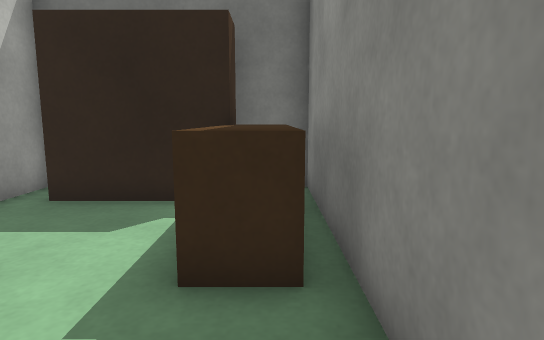
[1] (above)

21 first-person views from a walk through a world built for the Gazebo simulator. The camera is 0.79 m above the floor, tilts 8° down and sees 75° across. The floor is counted in squares, 0.5 m on a side. Each view is taken from the middle of a square. On the plan, view 1 faces up. The plan holds only what a view shows up to about 16 squares ahead; the rest is blank.

[2]
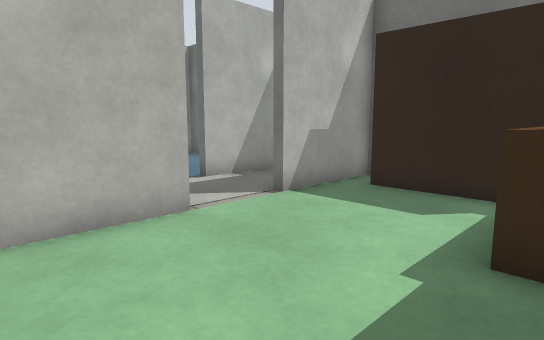

[3]
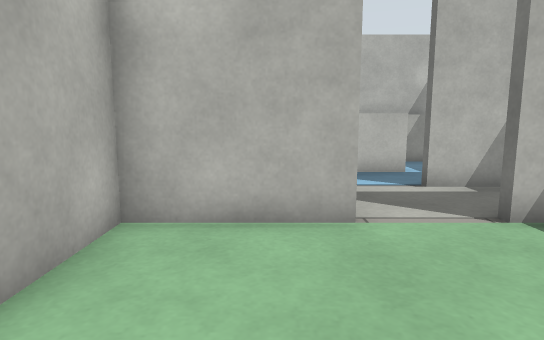

[4]
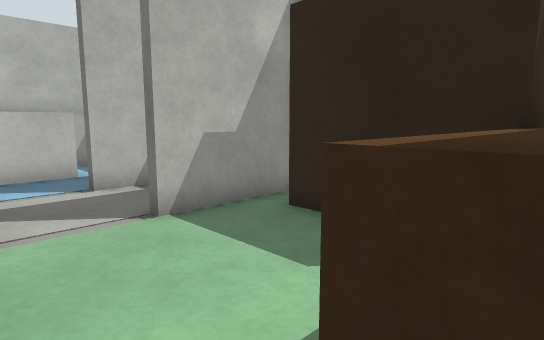

[5]
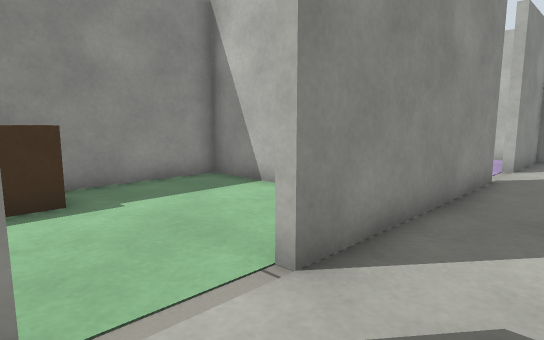

[6]
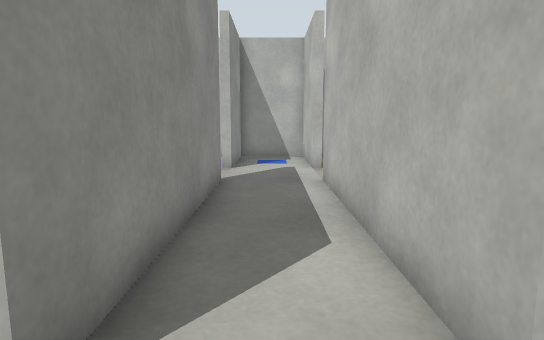

[7]
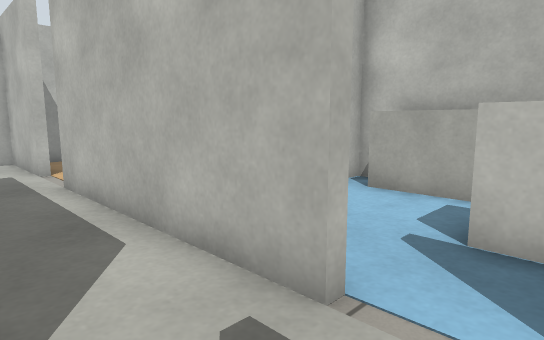

[8]
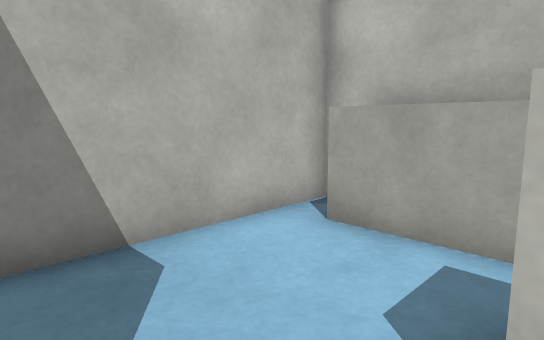

[9]
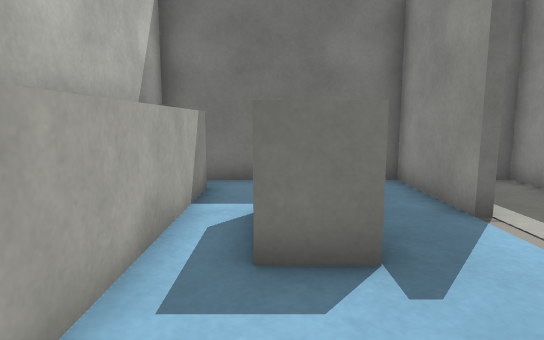

[10]
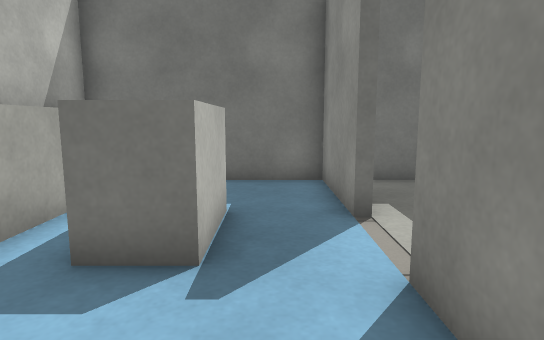

[11]
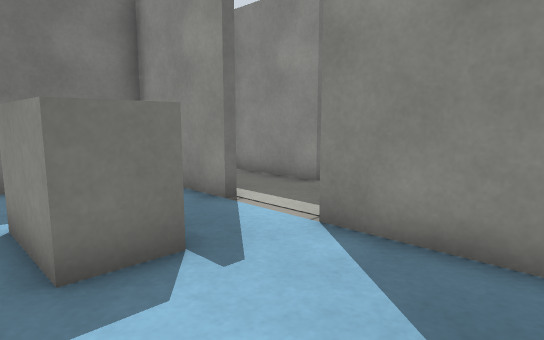

[12]
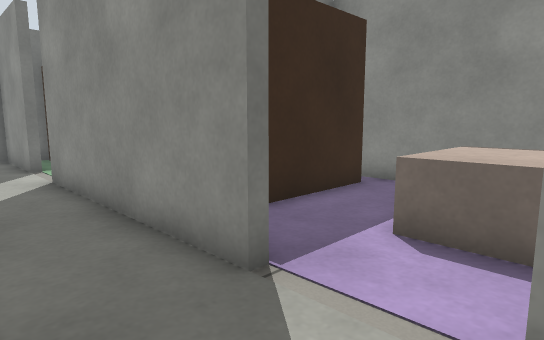

[13]
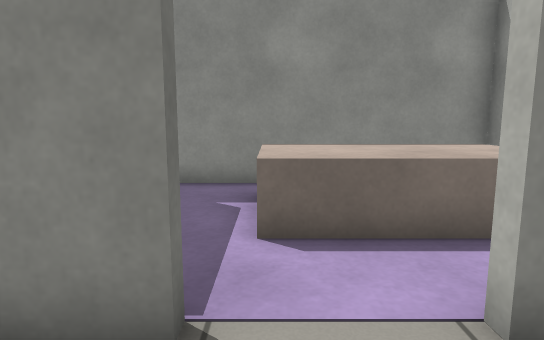

[14]
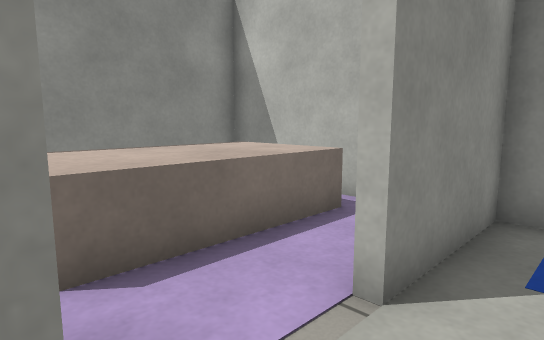

[15]
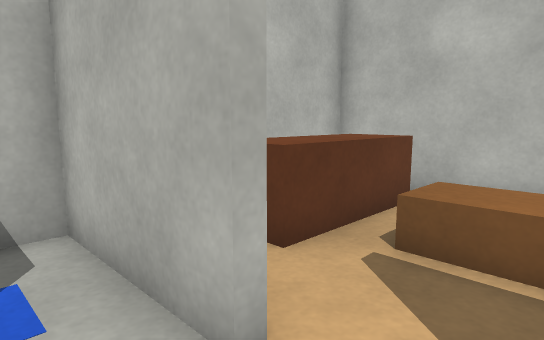

[16]
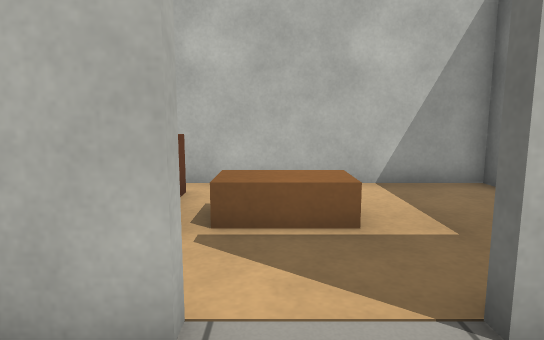

[17]
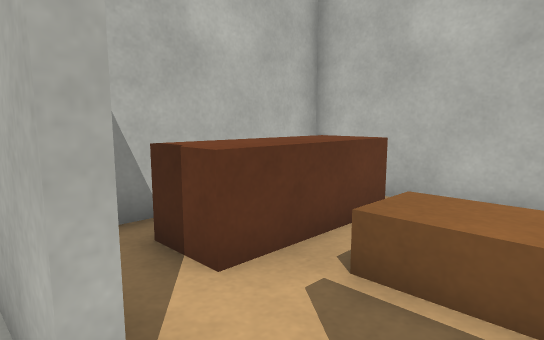

[18]
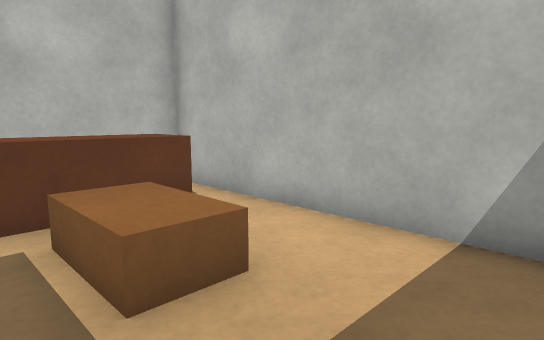

[19]
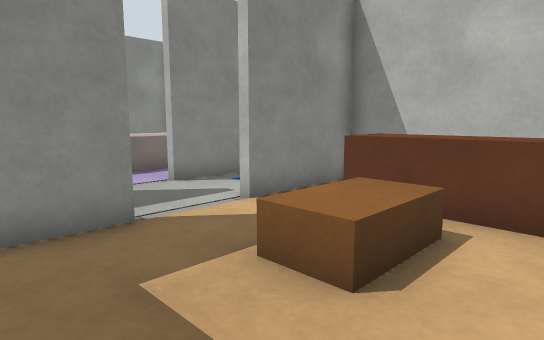

[20]
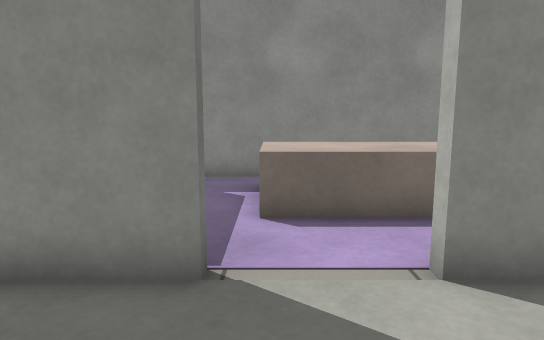

[21]
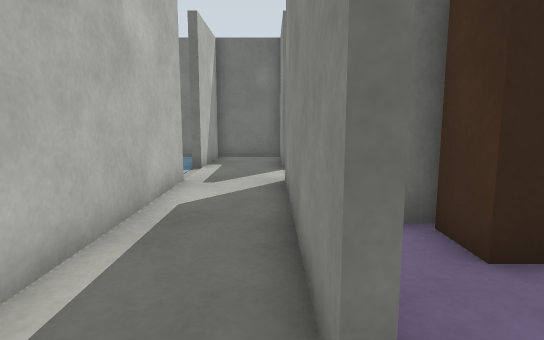

### Floor plan
Points are (right, up) in squares from view 1. A wall is a line through its corners. A room is listed if a view was taken in it or the views show most of it. See-through windows are left out.
Room 1 (views 1, 2, 3, 4)
walls: (-5.7, 2.3) (-5.3, 2.3) (-5.3, -1.3) (-3.4, -1.3); (-4.5, 8.3) (-5.3, 8.3) (-5.3, 4.7); (0.8, -1.3) (0.8, 8.3)
low walls: (0.4, 3.2) (-0.9, 3.2) (-0.9, 4.1)
ways out: opening at (-6, 3.5) to room 2
objects: brown box (-4, 7) to (-1, 8)
Room 2 (views 5, 6, 7, 12, 13, 14, 15, 16, 17, 21)
walls: (-8.4, 2.3) (-8.4, -5.3); (-5.2, -5.3) (-5.7, -5.3) (-5.7, 2.3); (-5.3, 4.7) (-5.7, 4.7) (-5.7, 8.3) (-8.4, 8.3) (-8.4, 4.7); (-8.4, -7.7) (-8.4, -11.3) (-5.7, -11.3) (-5.7, -7.7)
ways out: opening at (-6, 3.5) to room 1; opening at (-9, 3.5) to room 3; opening at (-9, -6.5) to room 4; opening at (-6, -6.5) to room 5
Room 3 (views 8, 9, 10, 11)
walls: (-8.4, 4.7) (-8.6, 4.7) (-8.6, 8.3) (-14.9, 8.3) (-14.9, -1.3) (-9.4, -1.3); (-13.5, 7.4) (-13.5, -0.4); (-8.6, -0.6) (-8.6, 2.3) (-8.4, 2.3)
ways out: opening at (-9, 3.5) to room 2
objects: white box (-12, 3) to (-11, 5)
Room 4 (views 18, 19, 20)
walls: (-8.4, -5.3) (-8.6, -5.3) (-8.6, -3.5); (-14.2, -1.6) (-14.9, -1.6) (-14.9, -11.3) (-8.6, -11.3) (-8.6, -7.7) (-8.4, -7.7)
ways out: opening at (-9, -6.5) to room 2
objects: brown box (-13, -10) to (-10, -9); brown box (-12, -8) to (-11, -6)
Room 5 (no view inside)
walls: (-5.7, -7.7) (-5.2, -7.7); (-4.9, -11.3) (0.8, -11.3) (0.8, -2.8); (-3.5, -1.6) (-4, -1.6)
ways out: opening at (-6, -6.5) to room 2
objects: grey box (-3, -10) to (-1, -6); brown box (-3, -3) to (0, -2)

Where each view was taken, in squares from view 1:
view 1: 0 up, 0 right, facing up
view 2: 1 down, 0 right, facing up-left
view 3: 1 up, 0 right, facing left
view 4: 2 up, 0 right, facing up-left
view 5: 5 up, 8 left, facing down-right
view 6: 4 up, 7 left, facing down
view 7: 4 up, 6 left, facing down-left
view 8: 3 up, 9 left, facing down-left
view 9: 1 down, 12 left, facing up
view 10: 1 down, 10 left, facing up
view 11: 1 down, 13 left, facing up-right
view 12: 8 down, 8 left, facing up-right
view 13: 6 down, 8 left, facing right
view 14: 5 down, 7 left, facing down-right
view 15: 6 down, 7 left, facing down-left
view 16: 7 down, 6 left, facing left
view 17: 6 down, 8 left, facing down-left
view 18: 3 down, 10 left, facing down-left
view 19: 3 down, 14 left, facing down-right
view 20: 6 down, 9 left, facing right
view 21: 7 down, 6 left, facing up
